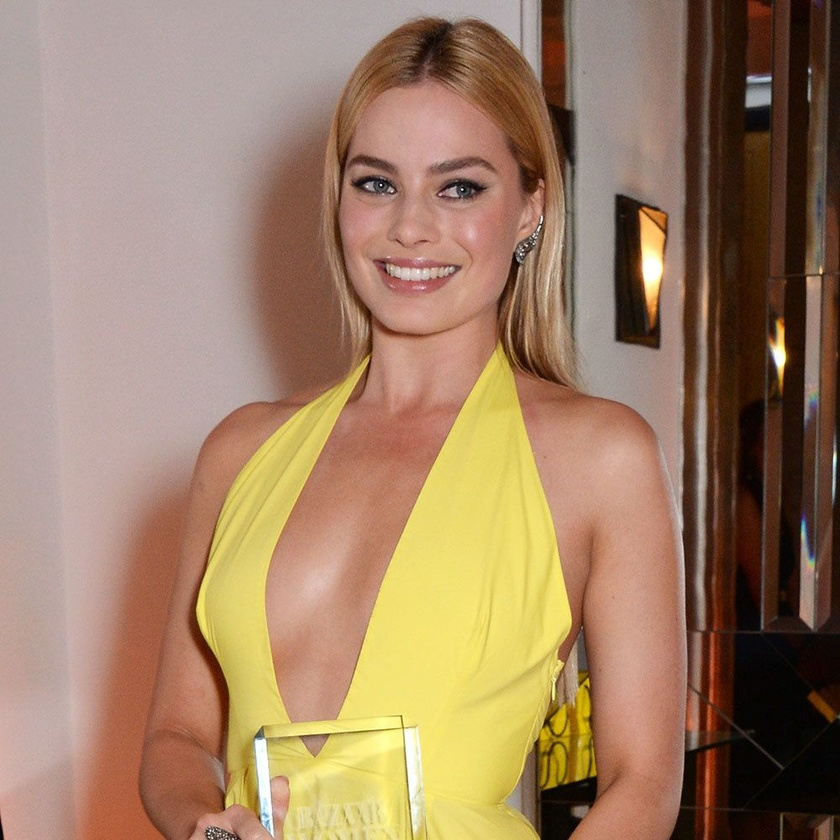
#> input picture Lab-Sketches-Feburary-2023/deepfacesketches/images/robbie.jpg, 840 x 840 px, shrunk from 1000 x 1000 before the run, found by its file name
$ python CV2XKO5167351267.py.py
#> lines starting #> are read from the running program, lines starting #| are printed output that depends on the picture; after the words box and inside, x2 and y2 are one past the last pixel; in counts of white or black regions, pixels touching at a corner belong together
"""
🅶🅴🅽🅴🆂🅸🆂 🅶🅴🅽🅴🆂🅸🆂 🅶🅴🅽🅴🆂🅸🆂 🅶🅴🅽🅴🆂🅸🆂 🅶🅴🅽🅴🆂🅸🆂 🅶🅴🅽🅴🆂🅸🆂 🅶🅴🅽🅴🆂🅸🆂 🅶🅴🅽🅴🆂🅸🆂 🅶🅴🅽🅴🆂🅸🆂

█▀█ █▀█ █▀▀ █▄░█   █▀ █▀█ █░█ █▀█ █▀▀ █▀▀   █▀▀ █▀█ █▀▄▀█ █▀█ █░█ ▀█▀ █▀▀ █▀█   █░█ █ █▀ █ █▀█ █▄░█   ▄▀ █▀▀ █░█ ▀█ ▀▄
█▄█ █▀▀ ██▄ █░▀█   ▄█ █▄█ █▄█ █▀▄ █▄▄ ██▄   █▄▄ █▄█ █░▀░█ █▀▀ █▄█ ░█░ ██▄ █▀▄   ▀▄▀ █ ▄█ █ █▄█ █░▀█   ▀▄ █▄▄ ▀▄▀ █▄ ▄▀


                                        cͨoͦdͩeͤdͩ вⷡy geͤneͤs͛iͥs͛giͥrͬ
                                        ⣿⣿⣿⣿⣿⣿⠟⠋⠁⣀⣤⡄⠀⠀⠀⠀⠀⠀⠀⠀⠀⠀⠀⠀⠀⠀⠀⠀⠈⢿⣿⣿
                                        ⣿⣿⣿⣿⠋⠁⠀⠀⠺⠿⢿⣿⣄⠀⠀⠀⠀⠀⠀⠀⠀⠀⠀⠀⠀⠀⠀⠀⠀⠘⠻⣿
                                        ⣿⣿⡟⠁⠀⠀⠀⠀⠀⠀⠀⠀⠀⠀⠀⠀⢀⣀⣤⣤⣤⣤⠀⠀⠀⠀⠀⣤⣦⣄⠀⠀
                                        ⣿⡟⠀⠀⠀⠀⠀⠀⠀⠀⠀⠀⢀⣤⣶⣿⠏⣿⣿⣿⣿⣿⣁⠀⠀⠀⠛⠙⠛⠋⠀⠀
                                        ⡿⠀⠀⠀⠀⠀⠀⠀⠀⡀⠀⣰⣿⣿⣿⣿⡄⠘⣿⣿⣿⣿⣷⠄⠀⠀⠀⠀⠀⠀⠀⠀
                                        ⡇⠀⠀⠀⠀⠀⠀⠀⠸⠇⣼⣿⣿⣿⣿⣿⣷⣄⠘⢿⣿⣿⣿⣅⠀⠀⠀⠀⠀⠀⠀⠀
                                        ⠁⠀⠀⠀⣴⣿⠀⣐⣣⣸⣿⣿⣿⣿⣿⠟⠛⠛⠀⠌⠻⣿⣿⣿⡄⠀⠀⠀⠀⠀⠀⠀
                                        ⠀⠀⠀⣶⣮⣽⣰⣿⡿⢿⣿⣿⣿⣿⣿⡀⢿⣤⠄⢠⣄⢹⣿⣿⣿⡆⠀⠀⠀⠀⠀⠀
                                        ⠀⠀⠀⣿⣿⣿⣿⣿⡘⣿⣿⣿⣿⣿⣿⠿⣶⣶⣾⣿⣿⡆⢻⣿⣿⠃⢠⠖⠛⣛⣷⠀
                                        ⠀⠀⢸⣿⣿⣿⣿⣿⣿⣾⣿⣿⣿⣿⣿⣿⣮⣝⡻⠿⠿⢃⣄⣭⡟⢀⡎⣰⡶⣪⣿⠀
                                        ⠀⠀⠘⣿⣿⣿⠟⣛⠻⣿⣿⣿⣿⣿⣿⣿⣿⣿⣿⣷⣿⣿⣿⡿⢁⣾⣿⢿⣿⣿⠏⠀
                                        ⠀⠀⠀⣻⣿⡟⠘⠿⠿⠎⠻⣿⣿⣿⣿⣿⣿⣿⣿⣿⣿⣿⣿⣵⣿⣿⠧⣷⠟⠁⠀⠀
                                        ⡇⠀⠀⢹⣿⡧⠀⡀⠀⣀⠀⠹⣿⣿⣿⣿⣿⣿⣿⣿⣿⣿⣿⣿⣿⠋⢰⣿⠀⠀⠀⠀
                                        ⡇⠀⠀⠀⢻⢰⣿⣶⣿⡿⠿⢂⣿⣿⣿⣿⣿⣿⣿⢿⣻⣿⣿⣿⡏⠀⠀⠁⠀⠀⠀⠀
                                        ⣷⠀⠀⠀⠀⠈⠿⠟⣁⣴⣾⣿⣿⠿⠿⣛⣋⣥⣶⣿⣿⣿⣿⣿⠀⠀⠀⠀⠀⠀⠀⠀ ⣿⡀


CV2 stands for computer vision and is a third party python module that allows the ability to manipulate image and video data and face recognition
AI capabilities, in this module we will use Face AI recognition, Object detection to identify the ages, gender, Ethnicity of the images we provide
to opencv (CV2) to scan and diagnose these traits I have just explained.

example 1-1

todo put an examples here

🅶🅴🅽🅴🆂🅸🆂 🅶🅴🅽🅴🆂🅸🆂 🅶🅴🅽🅴🆂🅸🆂 🅶🅴🅽🅴🆂🅸🆂 🅶🅴🅽🅴🆂🅸🆂 🅶🅴🅽🅴🆂🅸🆂 🅶🅴🅽🅴🆂🅸🆂 🅶🅴🅽🅴🆂🅸🆂 🅶🅴🅽🅴🆂🅸🆂
"""

# import modules
import cv2

# choose a face detection pre-trained machine learning model algorithm
face_cascade = cv2.CascadeClassifier(cv2.data.haarcascades + 'haarcascade_frontalface_default.xml')

# load image
img = cv2.imread(filename=r'Scrap-Yard\Lab-Sketches-Feburary-2023\deepfacesketches\images\robbie.jpg')
#> img is the input picture: shape (840, 840, 3); mean B, G, R 101.7, 128.8, 159.2

# concvert image to greyscale
grayimg = cv2.cvtColor(src=img, code=cv2.COLOR_BGR2GRAY)
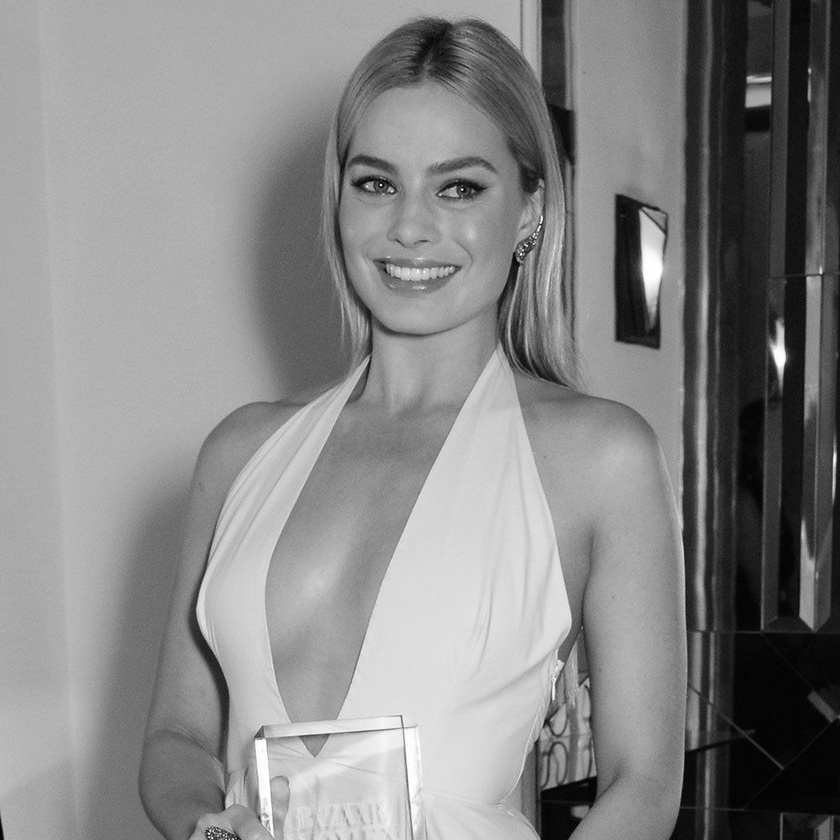
#> grayimg: shape (840, 840); min 0, max 255, mean 134.8

# Detect faces in the image
faces = face_cascade.detectMultiScale(grayimg, scaleFactor=1.1, minNeighbors=5)
#> faces = [[310, 97, 234, 234]]

# Draw rectangles around the detected faces
for x , y, w, h in faces:
    cv2.rectangle(img=grayimg, pt1=(x, y), pt2=(x+w, y+h), color=((0, 255, 0)), thickness=10)
#> this loop made 1 pass
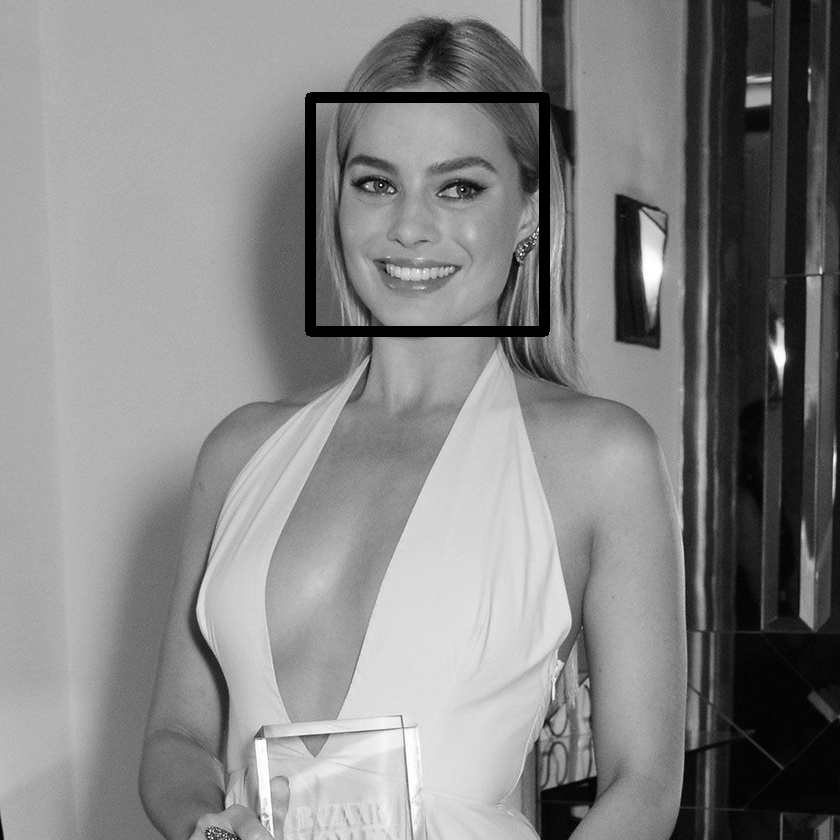
#> grayimg: shape (840, 840); 1.45% of pixels changed, all inside (x1, y1, x2, y2) = (305, 92, 550, 337)


# Display the image with the detected faces
cv2.imshow(winname='faces', mat=grayimg)
cv2.waitKey(0)
cv2.destroyAllWindows()

$ run again, with Lab-Sketches-Feburary-2023/deepfacesketches/images/charliecsheen.jpg copied over Lab-Sketches-Feburary-2023/deepfacesketches/images/robbie.jpg
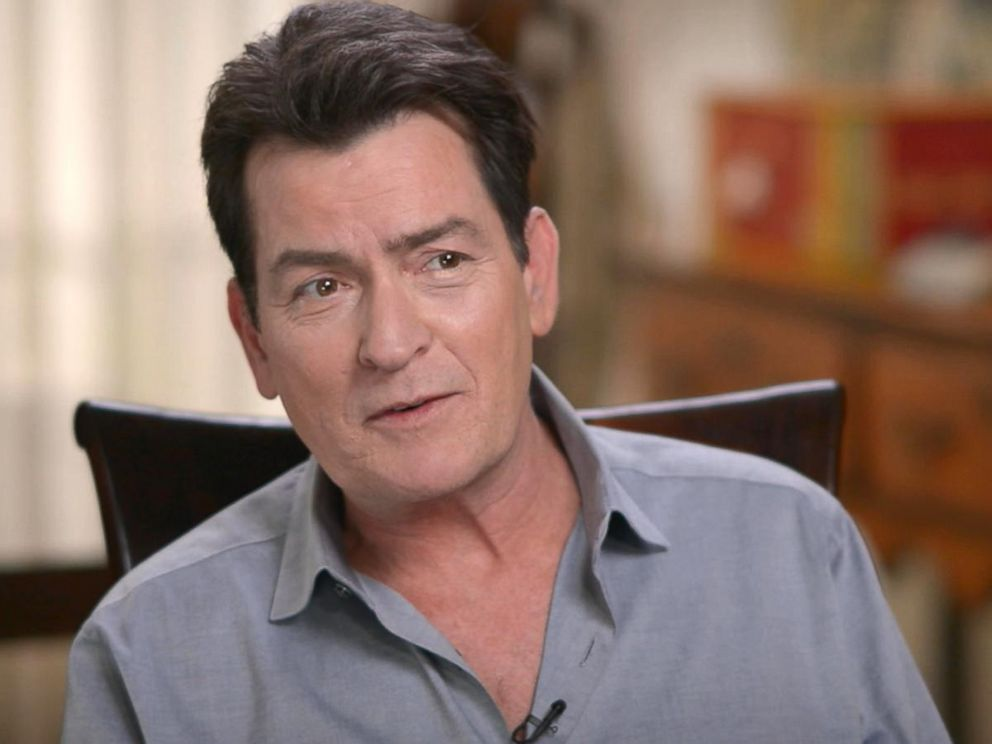
#> input picture Lab-Sketches-Feburary-2023/deepfacesketches/images/charliecsheen.jpg, 992 x 744 px, found by its file name
#> img is the input picture: shape (744, 992, 3); mean B, G, R 104.8, 114.5, 139
#> `grayimg = cv2.cvtColor(src=img, code=cv2.COLOR_BGR2GRAY)`:
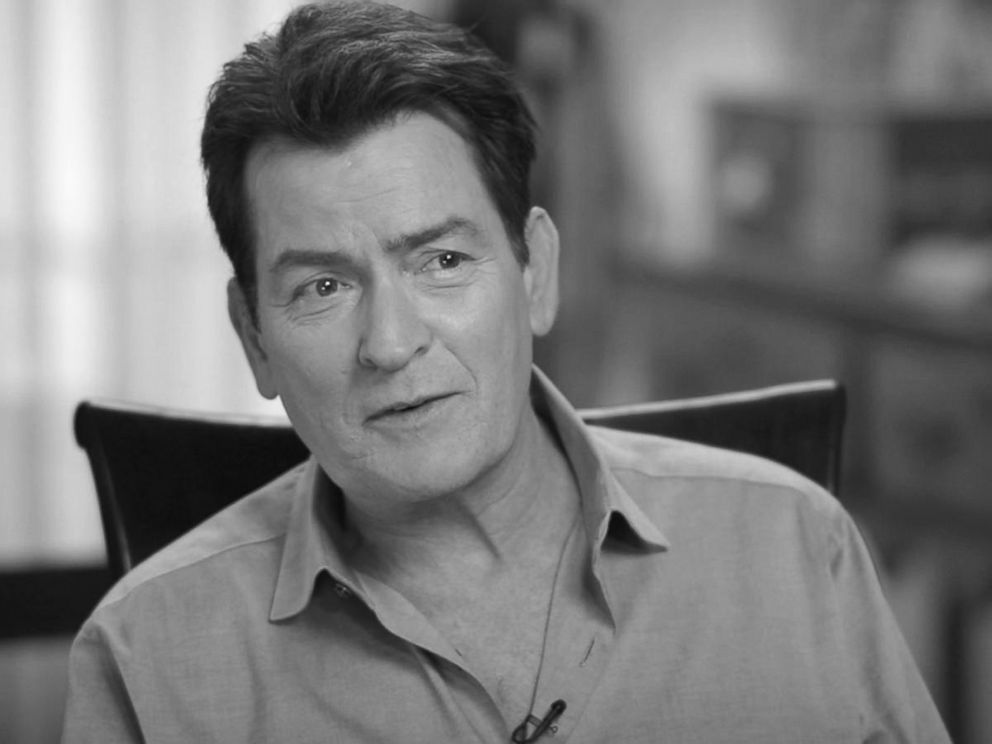
#> grayimg: shape (744, 992); min 8, max 251, mean 120.7
#> faces = [[216, 136, 335, 335]]
#> the loop `for x , y, w, h in faces:` made 1 pass
#> after the loop `for x , y, w, h in faces:`:
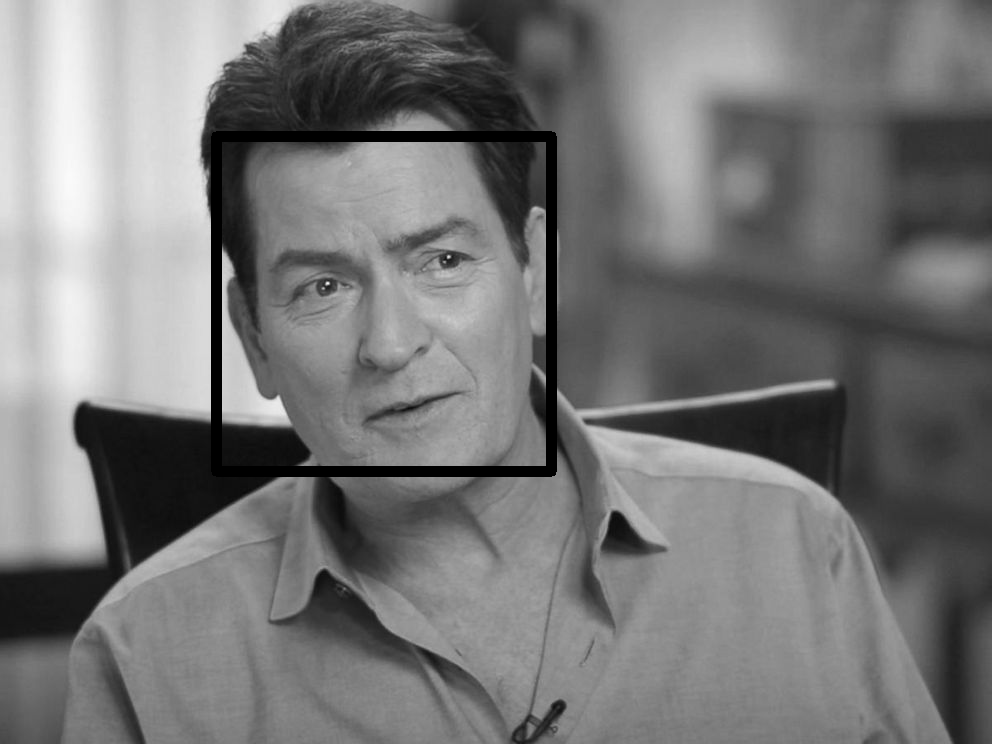
#> grayimg: shape (744, 992); 1.99% of pixels changed, all inside (x1, y1, x2, y2) = (211, 131, 557, 477)

$ run again, with Lab-Sketches-Feburary-2023/deepfacesketches/images/sammie.jpg copied over Lab-Sketches-Feburary-2023/deepfacesketches/images/robbie.jpg
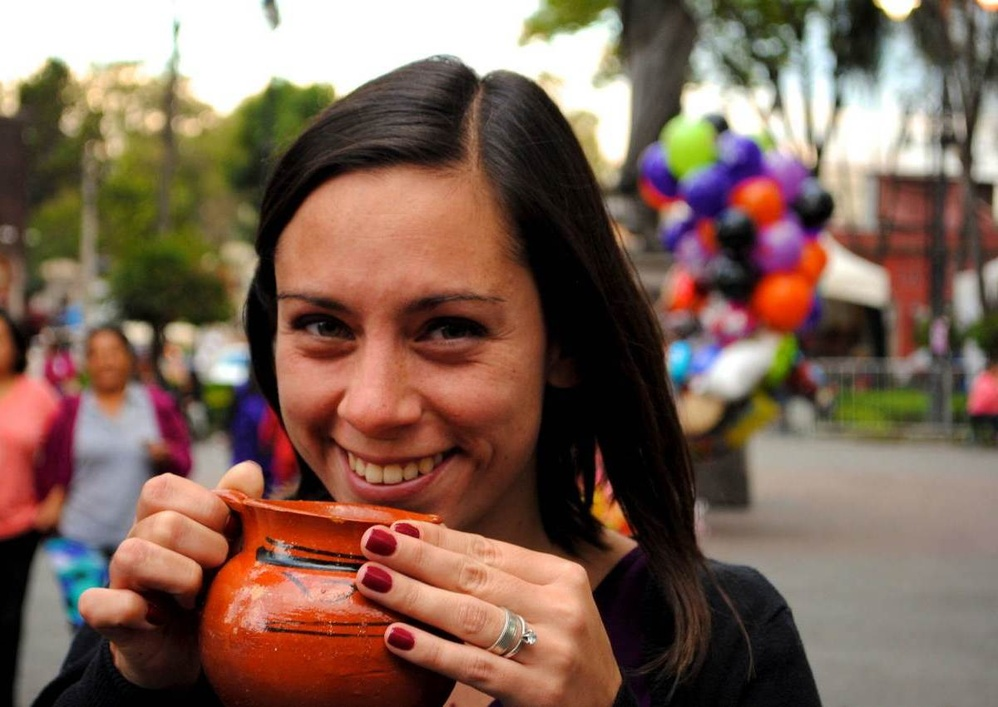
#> input picture Lab-Sketches-Feburary-2023/deepfacesketches/images/sammie.jpg, 998 x 707 px, shrunk from 1200 x 850 before the run, found by its file name
#> img is the input picture: shape (707, 998, 3); mean B, G, R 85.5, 99.4, 126.4
#> `grayimg = cv2.cvtColor(src=img, code=cv2.COLOR_BGR2GRAY)`:
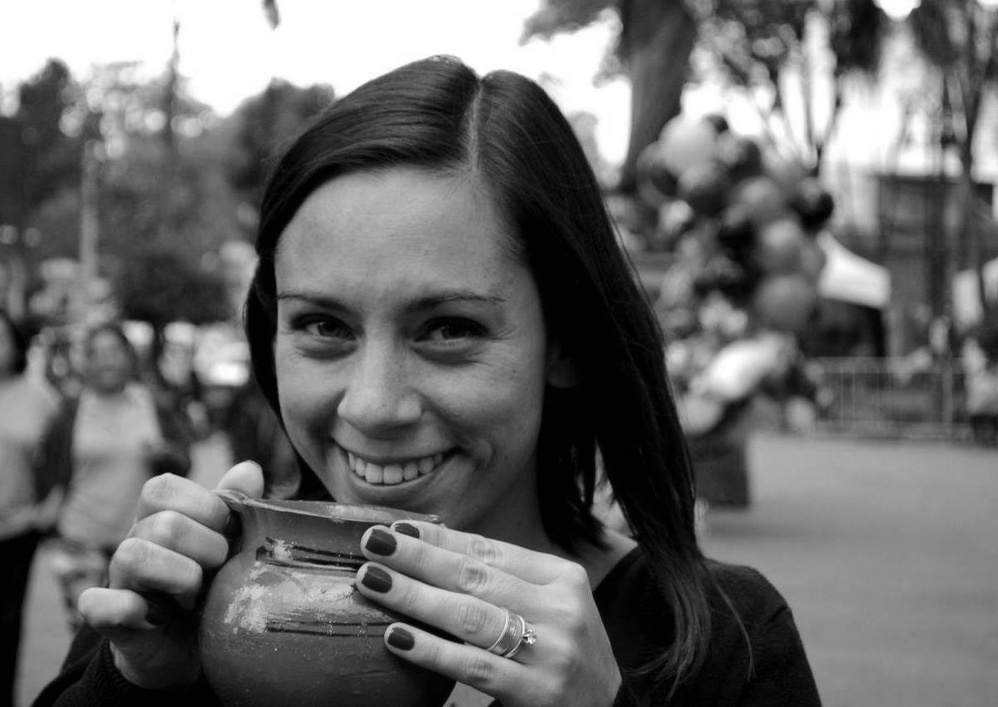
#> grayimg: shape (707, 998); min 0, max 255, mean 105.9
#> faces = [[214, 556, 73, 73], [222, 203, 339, 339]]
#> the loop `for x , y, w, h in faces:` made 2 passes
#> after the loop `for x , y, w, h in faces:`:
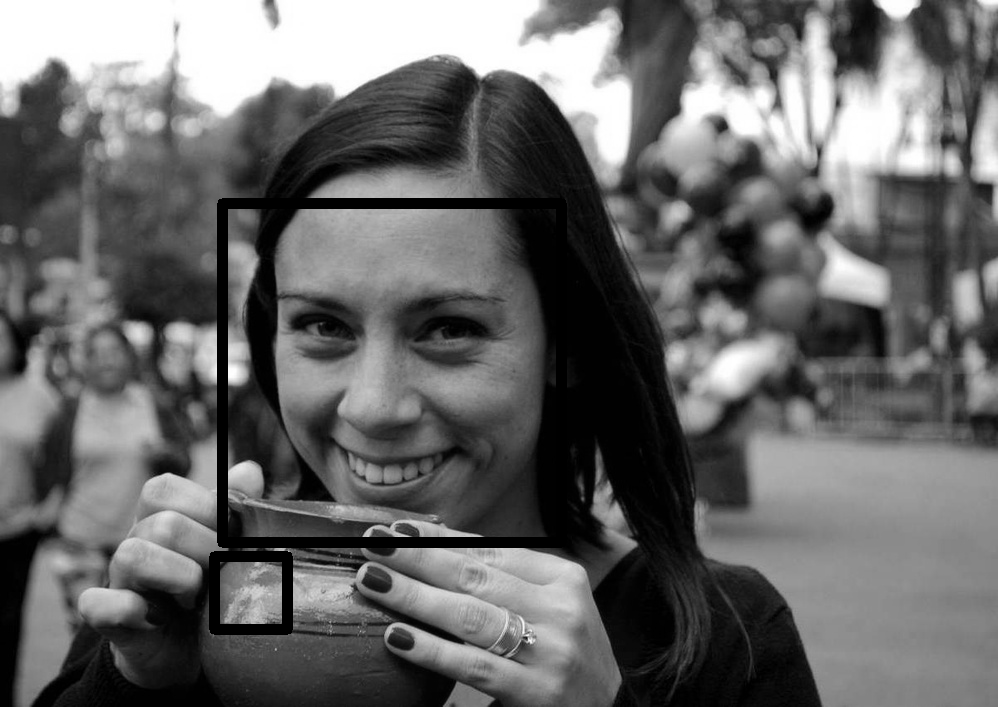
#> grayimg: shape (707, 998); 2.54% of pixels changed, all inside (x1, y1, x2, y2) = (209, 198, 567, 635)

$ run again, with Lab-Sketches-Feburary-2023/deepfacesketches/images/walterwhite.jpg copied over Lab-Sketches-Feburary-2023/deepfacesketches/images/robbie.jpg
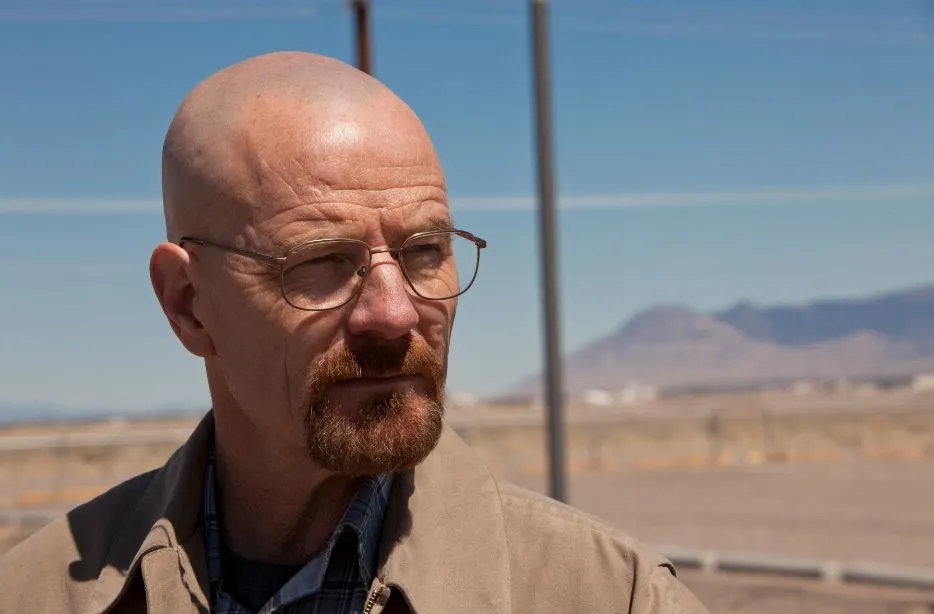
#> input picture Lab-Sketches-Feburary-2023/deepfacesketches/images/walterwhite.jpg, 934 x 614 px, found by its file name
#> img is the input picture: shape (614, 934, 3); mean B, G, R 129, 126.3, 128.7
#> `grayimg = cv2.cvtColor(src=img, code=cv2.COLOR_BGR2GRAY)`:
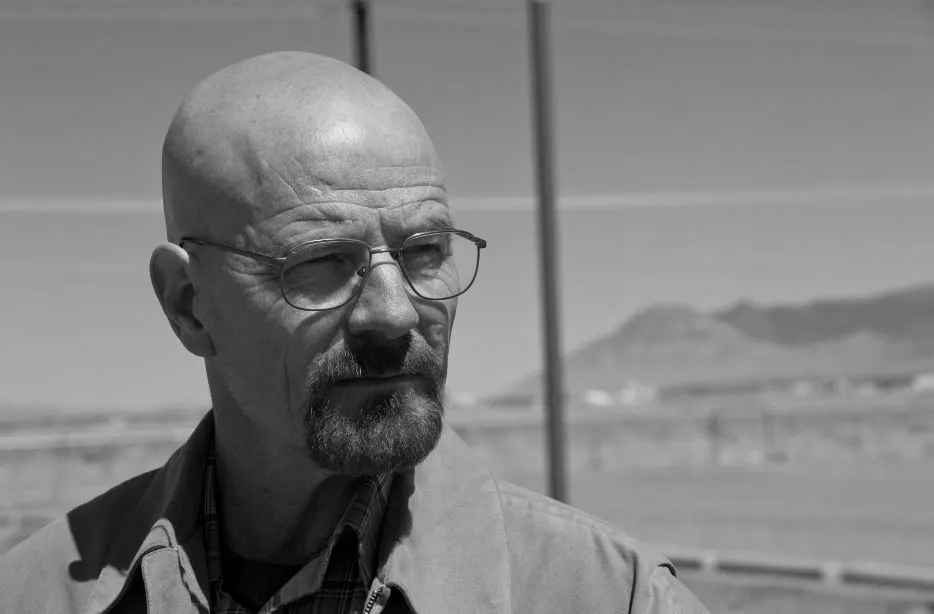
#> grayimg: shape (614, 934); min 0, max 239, mean 127.4
#> faces = [[240, 158, 278, 278]]
#> the loop `for x , y, w, h in faces:` made 1 pass
#> after the loop `for x , y, w, h in faces:`:
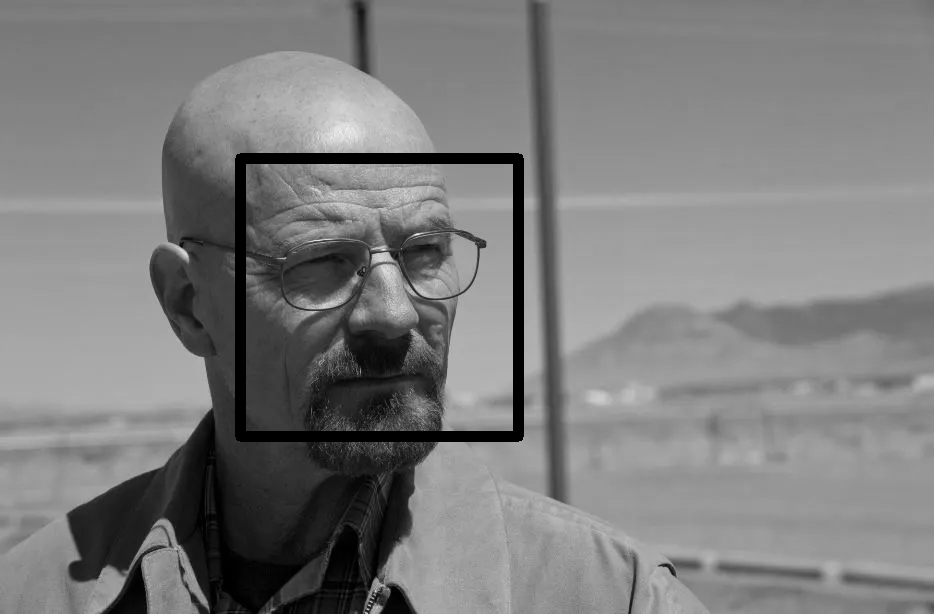
#> grayimg: shape (614, 934); 2.13% of pixels changed, all inside (x1, y1, x2, y2) = (235, 153, 524, 442)
